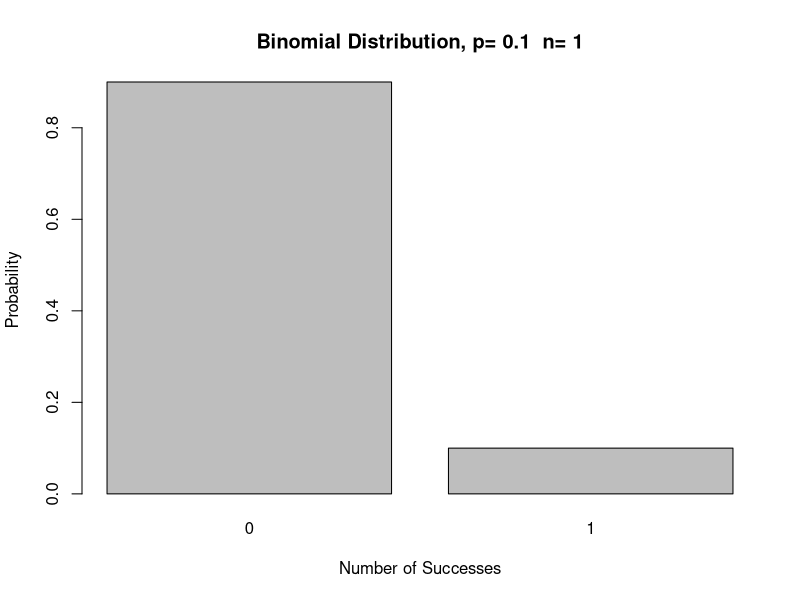
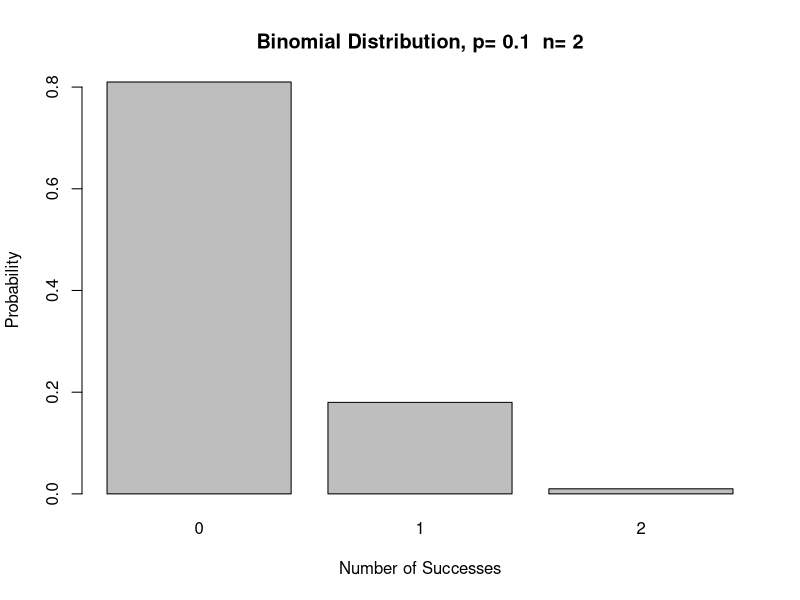
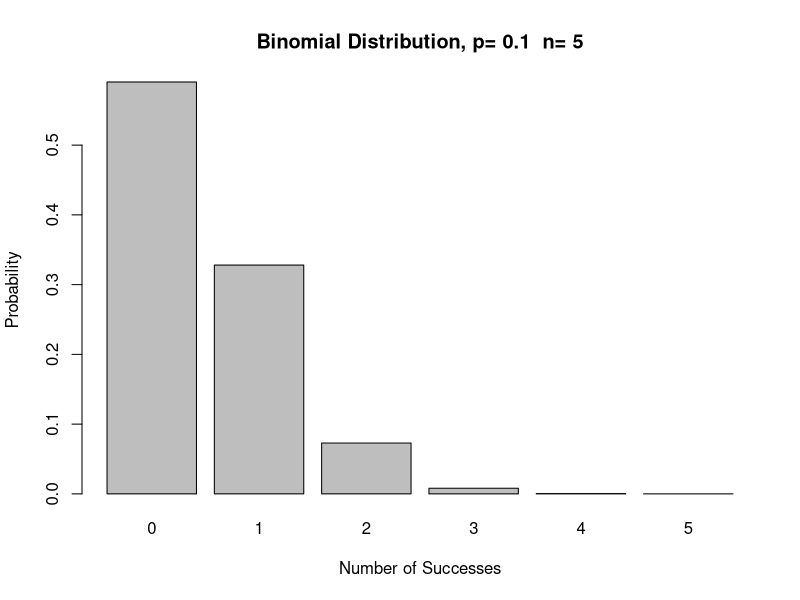
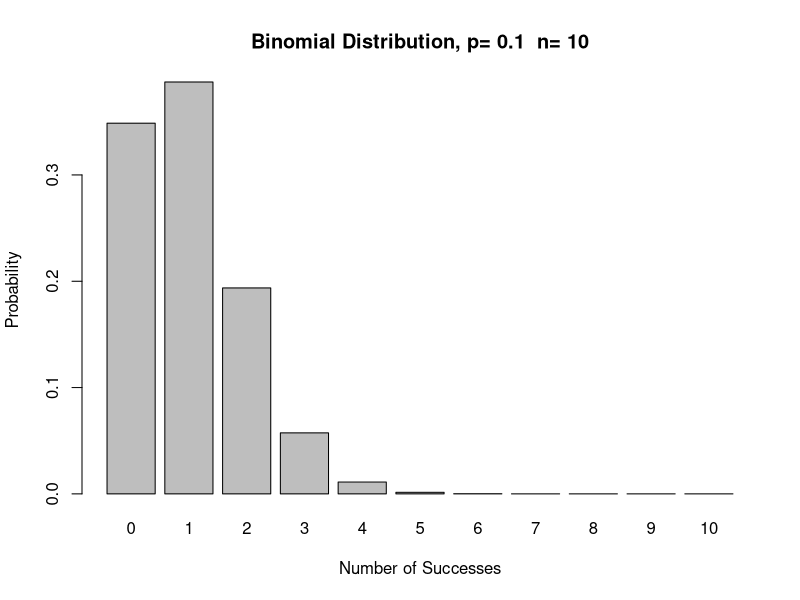
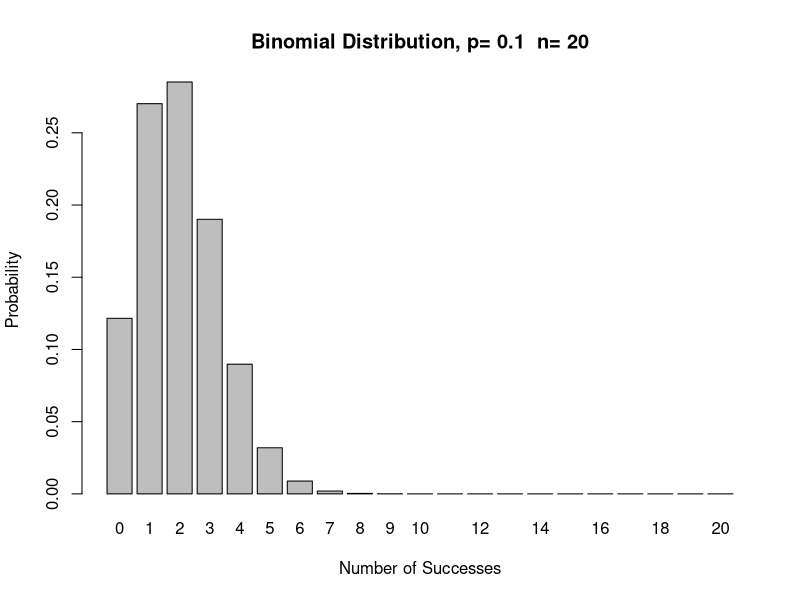
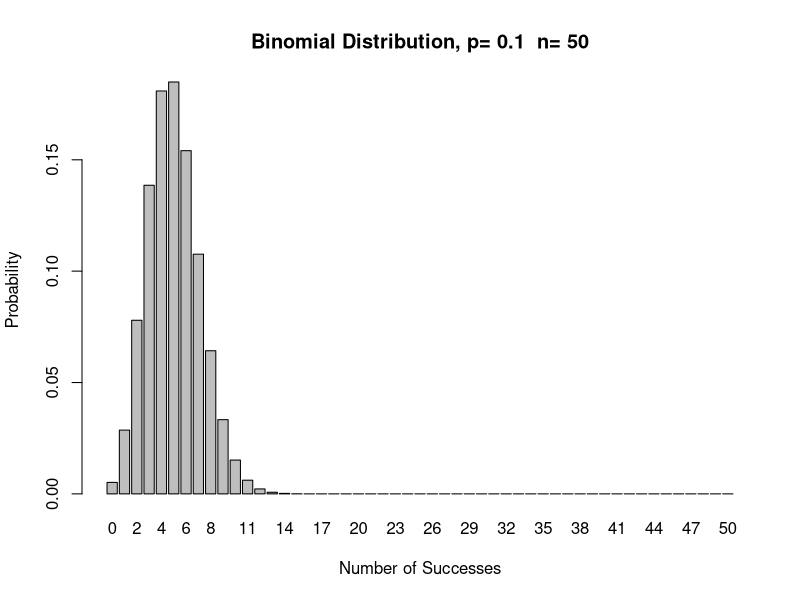
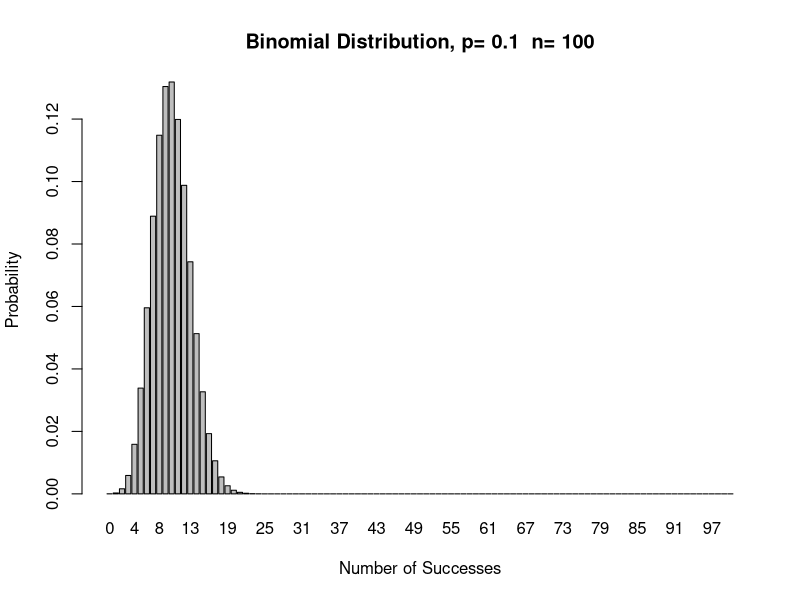
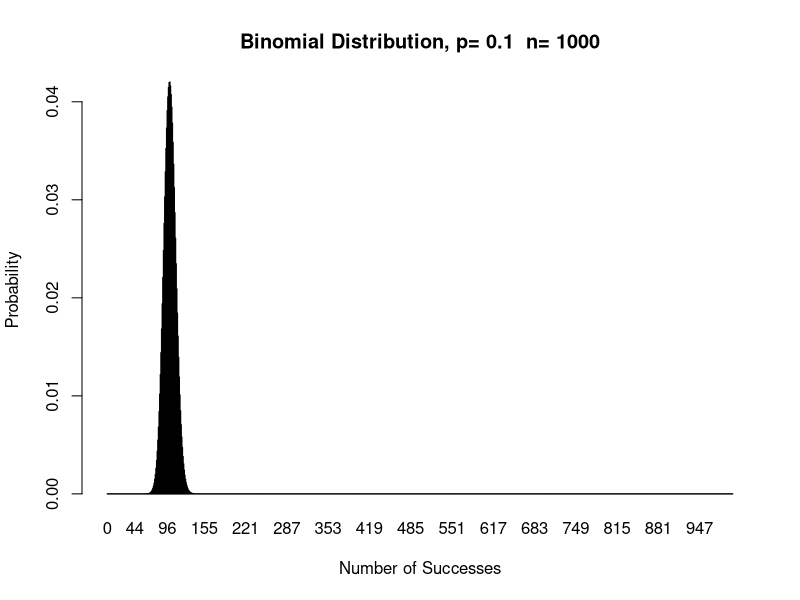

The R source for these figures, in order:
# Code sample: scaling the binomial distribution

# Binomial distribution - sequence of increasing n
nlist <- c(1,2,5,10,20,50,100,1000)
p <- 0.1
for (n in nlist) {
  k <- 0:n
  f <- dbinom(k,n,p)
  barplot(f,names=k,xlab="Number of Successes",ylab="Probability",
          main=paste("Binomial Distribution, p=",p," n=",n))
  readline()
}


# Rescaled sequence
nlist <- c(1,2,5,10,20,50,100,1000)
p     <- 0.1 
zmax  <- 5

for (n in nlist) {
  k  <- 0:n
  z  <- (k - n*p)/sqrt(n*p*(1-p))
  zi <- (abs(z)<=zmax)
  f  <- dbinom(k,n,p)
  barplot(f[zi], xlab="Scaling Variable z", ylab="Probability",
          main=paste("Binomial Distribution, p=",p," n=",n))
  readline()
}

#Convolution of the two uniform variables

X1 <- runif(1e5)
X2 <- runif(1e5)
hist(X1 + X2, probability=TRUE, breaks=50)
